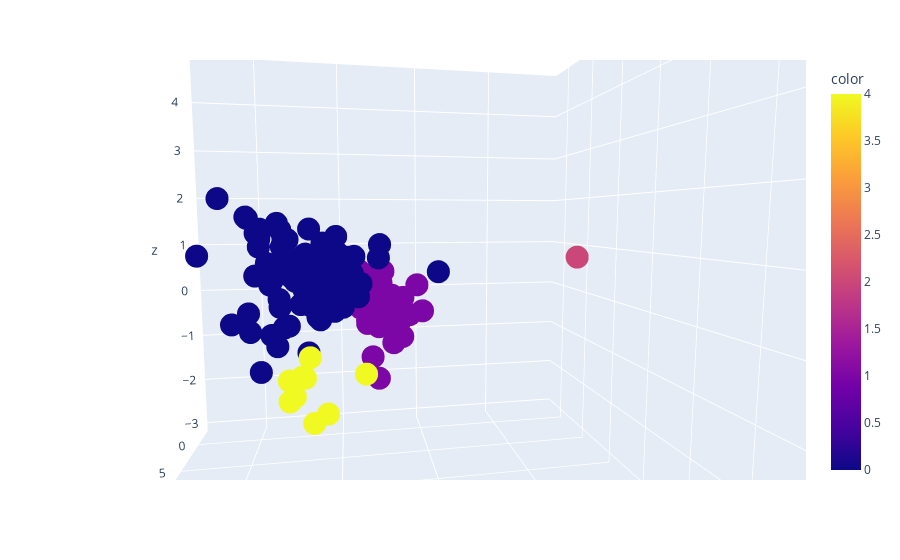

Write notebook code for a chart like this one.
### Code cell
plt.figure(figsize = (21,6))

fig = px.scatter_3d(x=df_comp_indiv_acp.iloc[:,0], y=df_comp_indiv_acp.iloc[:,1], z=df_comp_indiv_acp.iloc[:, 2], color = df_comp_indiv_acp['cluster'])
fig.show()

### Figure 1 — Plotly figure (JSON) as saved in the notebook; plotly's stock layout.template omitted (floating-point values rounded to 4 significant figures; data arrays with more than 128 entries replaced by an {"elided": "..."} marker saying what was removed)
{"data": [{"hovertemplate": "x=%{x}<br>y=%{y}<br>z=%{z}<br>color=%{marker.color}<extra></extra>", "legendgroup": "", "marker": {"color": {"elided": "164 int values"}, "coloraxis": "coloraxis", "symbol": "circle"}, "mode": "markers", "name": "", "scene": "scene", "showlegend": false, "type": "scatter3d", "x": {"elided": "164 float values"}, "y": {"elided": "164 float values"}, "z": {"elided": "164 float values"}}], "layout": {"autosize": true, "coloraxis": {"colorbar": {"title": {"text": "color"}}, "colorscale": [[0, "#0d0887"], [0.1111, "#46039f"], [0.2222, "#7201a8"], [0.3333, "#9c179e"], [0.4444, "#bd3786"], [0.5556, "#d8576b"], [0.6667, "#ed7953"], [0.7778, "#fb9f3a"], [0.8889, "#fdca26"], [1, "#f0f921"]]}, "legend": {"tracegroupgap": 0}, "margin": {"t": 60}, "scene": {"aspectmode": "auto", "aspectratio": {"x": 1, "y": 1, "z": 1}, "camera": {"center": {"x": -0.06063, "y": 0.07993, "z": -0.0193}, "eye": {"x": 0.9476, "y": -0.1094, "z": 0.08508}, "projection": {"type": "perspective"}, "up": {"x": 0, "y": 0, "z": 1}}, "domain": {"x": [0, 1], "y": [0, 1]}, "xaxis": {"title": {"text": "x"}, "type": "linear"}, "yaxis": {"title": {"text": "y"}, "type": "linear"}, "zaxis": {"title": {"text": "z"}, "type": "linear"}}}}
